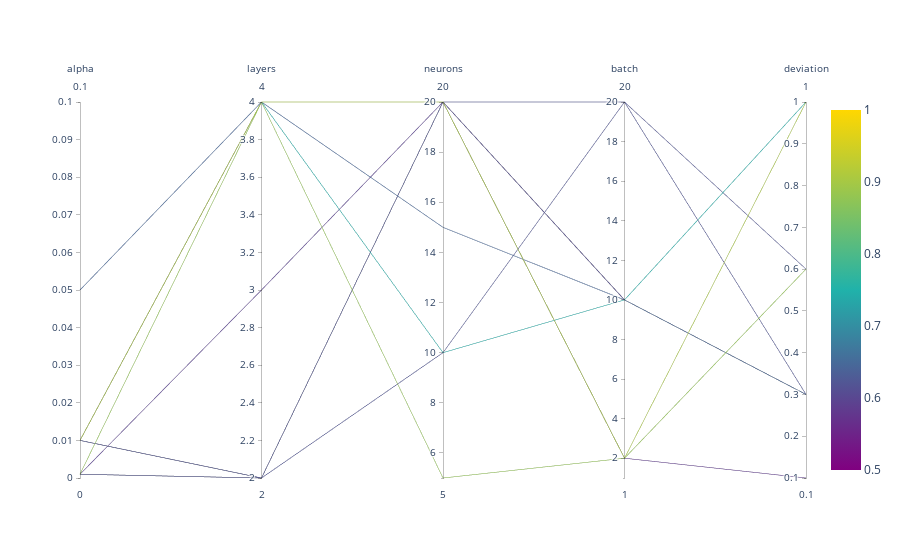

Notebook cell for this chart:
### Code cell
import plotly.graph_objects as go

import pandas as pd

#colorscale = [[0,'purple'],[0.5,'lightseagreen'],[1,'gold']],
print(df['accuracy'])
fig = go.Figure(data=
    go.Parcoords(
        line = dict(color = df['accuracy'],
                    cmin = 0.5,
                    cmax = 1,
                    showscale = True,
                    colorscale = [[0,'purple'],[0.5,'lightseagreen'],[1,'gold']]
                   ),
        dimensions = list([
            dict(range = [0,0.1],
                #constraintrange = [4,8],
                label = 'alpha', values = df['alpha']),
            dict(range = [2,4],
                label = 'layers', values = df['layers']),
            dict(range = [5,20],
                label = 'neurons', values = df['neurons']),
            dict(range = [1,20],
                label = 'batch', values = df['batch']),
            dict(range = [0.1,1],
                label = 'deviation', values = df['deviation'])
        ])
    )
)

fig.update_layout(
    plot_bgcolor = 'white',
    paper_bgcolor = 'white'
)

fig.show()

### Figure 1 — Plotly figure (JSON) as saved in the notebook; plotly's stock layout.template omitted (floating-point values rounded to 4 significant figures)
{"data": [{"dimensions": [{"label": "alpha", "range": [0, 0.1], "values": [0.001, 0.001, 0.001, 0.001, 0.01, 0.01, 0.01, 0.01, 0.05]}, {"label": "layers", "range": [2, 4], "values": [2, 2, 3, 4, 2, 2, 4, 4, 4]}, {"label": "neurons", "range": [5, 20], "values": [10, 20, 20, 5, 20, 20, 10, 20, 15]}, {"label": "batch", "range": [1, 20], "values": [20, 2, 10, 2, 10, 20, 10, 2, 10]}, {"label": "deviation", "range": [0.1, 1], "values": [0.6, 0.1, 0.3, 0.6, 0.3, 0.3, 1, 1, 0.3]}], "line": {"cmax": 1, "cmin": 0.5, "color": [0.622, 0.5854, 0.5976, 0.878, 0.6098, 0.622, 0.7439, 0.9024, 0.6463], "colorscale": [[0, "purple"], [0.5, "lightseagreen"], [1, "gold"]], "showscale": true}, "type": "parcoords"}], "layout": {"paper_bgcolor": "white", "plot_bgcolor": "white"}}
